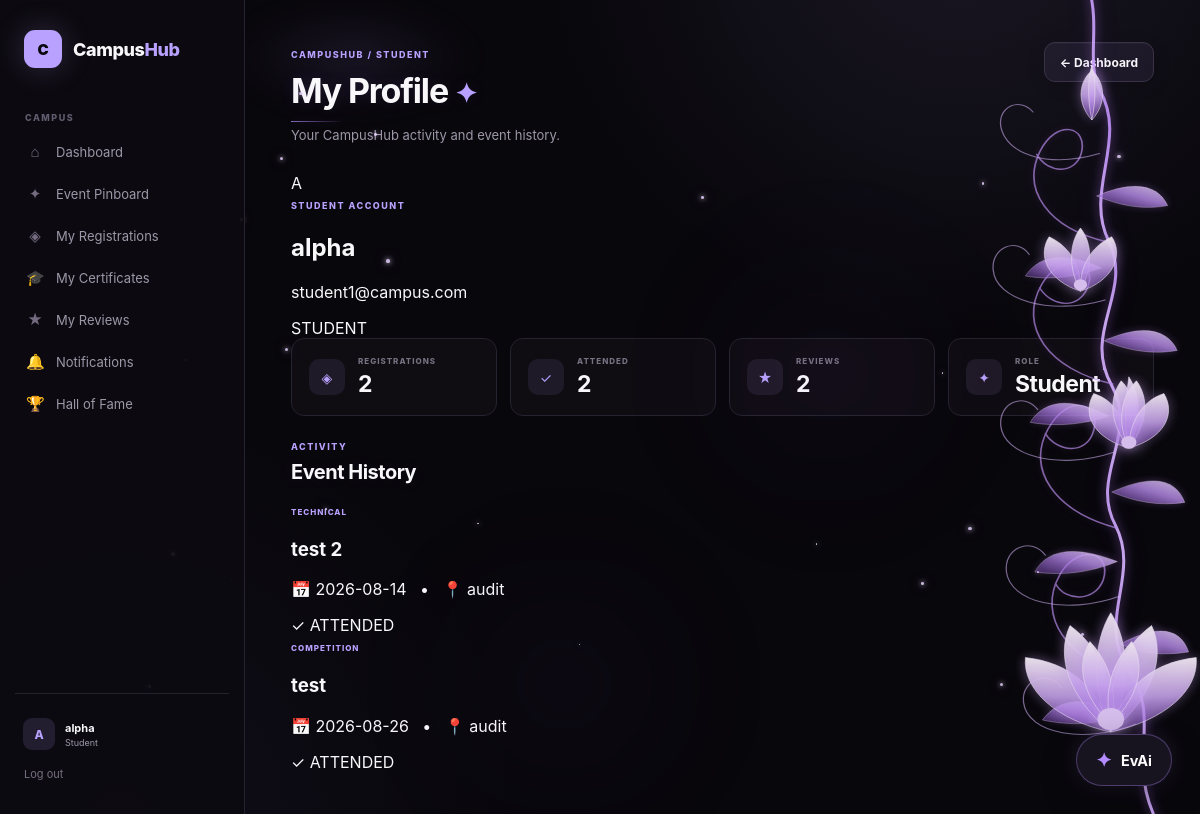
Screenshot of /profile (signed in) with the database file from the repository.
### app/models.py (models this page shows, shortened)
class User(UserMixin, db.Model):
    id = db.Column(
        db.Integer,
        primary_key=True
    )
    name = db.Column(
        db.String(100),
        nullable=False
    )
    email = db.Column(
        db.String(150),
        unique=True,
        nullable=False
    )
    password_hash = db.Column(
        db.String(255),
        nullable=False
    )
    role = db.Column(
        db.String(30),
        nullable=False,
        default="student"
    )

class Registration(db.Model):
    id = db.Column(
        db.Integer,
        primary_key=True
    )
    student_id = db.Column(
        db.Integer,
        db.ForeignKey("user.id"),
        nullable=False
    )
    event_id = db.Column(
        db.Integer,
        db.ForeignKey("event.id"),
        nullable=False
    )
    registration_code = db.Column(
        db.String(50),
        unique=True,
        nullable=False
    )
    status = db.Column(
        db.String(30),
        default="registered"
    )
    checked_in = db.Column(
        db.Boolean,
        default=False
    )
    created_at = db.Column(
        db.DateTime,
        server_default=db.func.now()
    )
    student = db.relationship(
        "User",
        backref=db.backref(
            "registrations",
            lazy=True
        )
    )
    event = db.relationship(
        "Event",
        backref=db.backref(
            "registrations",
            lazy=True
        )
    )

class Event(db.Model):
    id = db.Column(
        db.Integer,
        primary_key=True
    )
    title = db.Column(
        db.String(150),
        nullable=False
    )
    description = db.Column(
        db.Text,
        nullable=False
    )
    event_type = db.Column(
        db.String(50),
        nullable=False
    )
    date = db.Column(
        db.String(20),
        nullable=False
    )
    start_time = db.Column(
        db.String(10),
        nullable=False
    )
    end_time = db.Column(
        db.String(10),
        nullable=False
    )
    venue = db.Column(
        db.String(150),
        nullable=False
    )
    expected_attendees = db.Column(
        db.Integer,
        default=0
    )
    budget = db.Column(
        db.Float,
        default=0
    )
    food_requirements = db.Column(
        db.Text,
        default=""
    )
    equipment_requirements = db.Column(
        db.Text,
        default=""
    )
    status = db.Column(
        db.String(30),
        default="pending"
    )
    organizer_id = db.Column(
        db.Integer,
        db.ForeignKey("user.id"),
        nullable=False
    )

### app/routes/main.py (the view)
@main_bp.route("/profile")
@login_required
def profile():
    registrations = Registration.query.filter_by(
        student_id=current_user.id
    ).order_by(
        Registration.created_at.desc()
    ).all()
    attended_count = sum(
        1
        for registration in registrations
        if registration.checked_in
    )
    review_count = len(
        current_user.reviews
    )
    return render_template(
        "dashboard/profile.html",
        registrations=registrations,
        attended_count=attended_count,
        review_count=review_count
    )

### app/templates/dashboard/profile.html (shortened to what this page needs)
{% extends "base.html" %}
{% block content %}
<div class="dashboard-page">
    <div class="dashboard-header">
        <div>
            <span class="eyebrow">
                CAMPUSHUB / STUDENT
            </span>
            <h1>
                My Profile
                <span class="wave">✦</span>
            </h1>
            <p>
                Your CampusHub activity and event history.
            </p>
        </div>
        <a
            href="{{ url_for('main.dashboard') }}"
            class="dashboard-action"
        >
            ← Dashboard
        </a>
    </div>
    <div class="profile-card">
        <div class="profile-avatar">
            {{ current_user.name[0]|upper }}
        </div>
        <div class="profile-main">
            <span class="eyebrow">
                STUDENT ACCOUNT
            </span>
            <h2>
                {{ current_user.name }}
            </h2>
            <p>
                {{ current_user.email }}
            </p>
            <span class="profile-role">
                STUDENT
            </span>
        </div>
    </div>
    <div class="student-stats">
        <div class="student-stat">
            <div class="stat-icon">
                ◈
            </div>
            <div>
                <span>
                    REGISTRATIONS
                </span>
                <strong>
                    {{ registrations|length }}
                </strong>
            </div>
        </div>
        <div class="student-stat">
            <div class="stat-icon">
                ✓
            </div>
            <div>
                <span>
                    ATTENDED
                </span>
                <strong>
                    {{ attended_count }}
                </strong>
            </div>
        </div>
        <div class="student-stat">
            <div class="stat-icon">
                ★
            </div>
            <div>
                <span>
                    REVIEWS
                </span>
                <strong>
                    {{ review_count }}
                </strong>
            </div>
        </div>
        <div class="student-stat">
            <div class="stat-icon">
                ✦
            </div>
            <div>
                <span>
                    ROLE
                </span>
                <strong>
                    Student
                </strong>
            </div>
        </div>
    </div>
    <div class="section-header">
        <div>
            <span class="eyebrow">
                ACTIVITY
            </span>
            <h2>
                Event History
            </h2>
        </div>
    </div>
    {% if registrations %}
        <div class="profile-event-list">
            {% for registration in registrations %}
                <div class="profile-event">
                    <div>
                        <span class="event-category">
                            {{ registration.event.event_type }}
                        </span>
                        <h3>
                            {{ registration.event.title }}
                        </h3>
                        <p>
                            📅 {{ registration.event.date }}
                            &nbsp; • &nbsp;
                            📍 {{ registration.event.venue }}
                        </p>
                    </div>
                    <div class="profile-event-status">
                        {% if registration.checked_in %}
                            <span class="status-success">
                                ✓ ATTENDED
                            </span>
                        {% else %}
                            <span class="status-pending">
                                REGISTERED
                            </span>
                        {% endif %}
                    </div>
                </div>
            {% endfor %}
        </div>
    {% endif %}
</div>
{% endblock %}

### app/templates/base.html (shortened to what this page needs)
<!DOCTYPE html>
<html lang="en">
<head>
    <link
        rel="stylesheet"
        href="{{ url_for('static', filename='css/style.css') }}"
    >
</head>
<body class="{% if current_user.is_authenticated %}campushub-app{% endif %}">
    <div class="app-shell">
        {% if current_user.is_authenticated %}
        <aside class="sidebar">
            <a
                href="{{ url_for('main.dashboard') }}"
                class="brand"
            >
                <span class="brand-mark">
                    C
                </span>
                <span>
                    Campus<span>Hub</span>
                </span>
            </a>
            <div class="nav-section">
                <p class="nav-label">
                    CAMPUS
                </p>
                <a
                    href="{{ url_for('main.dashboard') }}"
                    class="nav-item"
                >
                    <span>⌂</span>
                    Dashboard
                </a>
                <a
                    href="{{ url_for('events.pinboard') }}"
                    class="nav-item"
                >
                    <span>✦</span>
                    Event Pinboard
                </a>
                <a
                    href="{{ url_for('events.my_registrations') }}"
                    class="nav-item"
                >
                    <span>◈</span>
                    My Registrations
                </a>
                {% if session.get("active_identity_type") == "student" %}
                <a
                    href="{{ url_for(
                        'certificate.my_certificates'
                    ) }}"
                    class="nav-item"
                >
                    <span>🎓</span>
                    My Certificates
                </a>
                {% endif %}
                {% if current_user.role == "student" %}
                <a
                    href="{{ url_for(
                        'events.my_reviews'
                    ) }}"
                    class="nav-item"
                >
                    <span>★</span>
                    My Reviews
                </a>
                {% endif %}
                <a
                    href="{{ url_for(
                        'notification.center'
                    ) }}"
                    class="nav-item"
                >
                    <span>🔔</span>
                    Notifications
                </a>
                <a
                    href="{{ url_for('main.hall_of_fame') }}"
                    class="nav-item"
                >
                    <span>🏆</span>
                    Hall of Fame
                </a>
            </div>
            <div class="sidebar-bottom">
                <div class="user-mini">
                    <div class="avatar">
                        {{ current_user.name[0]|upper }}
                    </div>
                    <div class="user-mini-info">
                        <strong>
                            {{ current_user.name }}
                        </strong>
                        <small>
                            {{ current_user.role|capitalize }}
                        </small>
                    </div>
                </div>
                <a
                    href="{{ url_for(
                        'auth.logout'
                    ) }}"
                    class="logout"
                >
                    Log out
                </a>
            </div>
        </aside>
        {% endif %}
        <main
            class="
                main-content
            "
        >
            {% block content %}
            {% endblock %}
        </main>
    </div>
    {% if current_user.is_authenticated %}
    <div id="evai-widget" class="evai-widget">
        <button
            type="button"
            id="evai-float-button"
            class="evai-float-button"
            aria-label="Open EvAi"
            title="Ask EvAi"
        >
            <span class="evai-float-icon">✦</span>
            <span class="evai-float-label">EvAi</span>
        </button>
    </div>
    {% endif %}
</body>
</html>

### rows the page displays
User: name "A", name "alpha", role "Student", email "student1@campus.com"
Registration: event.event_type "TECHNICAL", event "test 2", event "2026-08-14", event.venue "audit", checked_in "✓ ATTENDED"
Registration: event.event_type "COMPETITION", event "test", event "2026-08-26", event.venue "audit", checked_in "✓ ATTENDED"

### other values shown
{{ registrations|length }} "2"
{{ attended_count }} "2"
{{ review_count }} "2"
